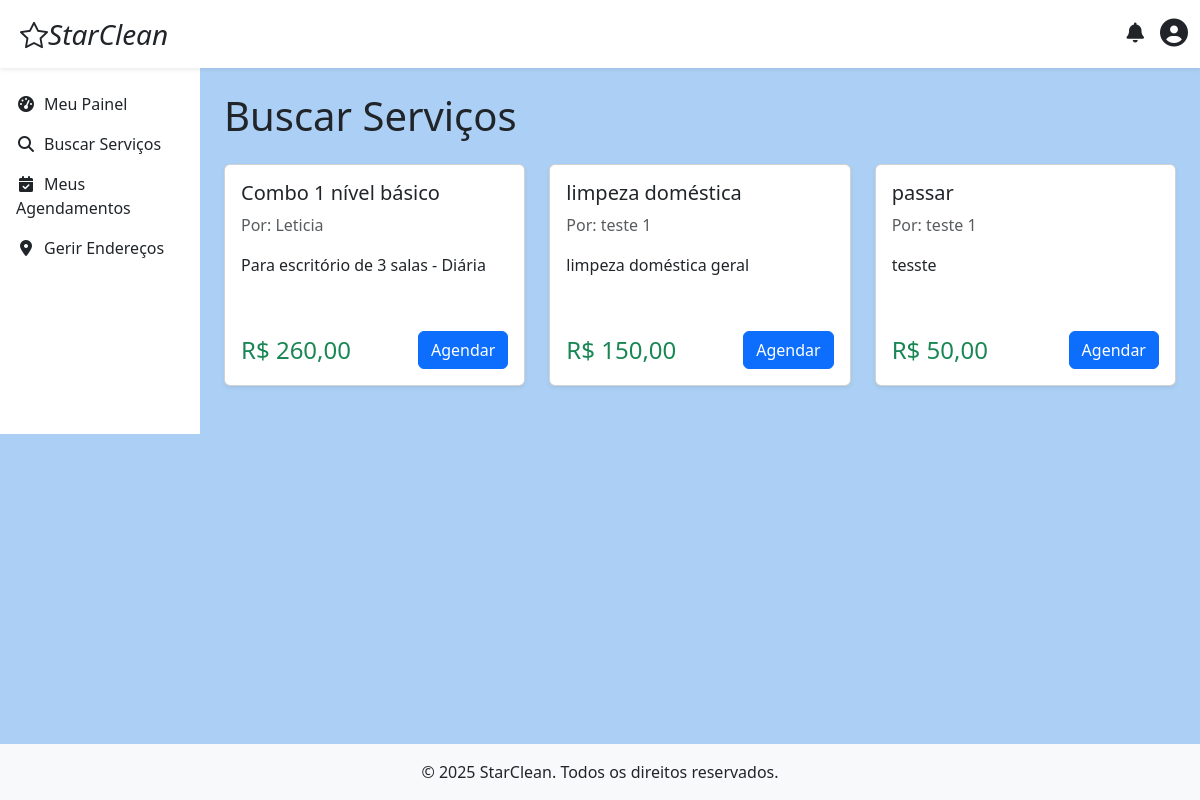
The app's page /cliente/buscar_servicos.php (signed in) with its own data.
### tables this page shows
CREATE TABLE `servico` (
  `id` int(11) NOT NULL,
  `titulo` varchar(100) NOT NULL,
  `descricao` text NOT NULL,
  `preco` double NOT NULL,
  `duracao_estimada` time DEFAULT NULL,
  `prestador_id` int(11) NOT NULL
);

CREATE TABLE `prestador` (
  `id` int(11) NOT NULL,
  `nome_razão_social` varchar(100) NOT NULL,
  `sobrenome_nome_fantasia` varchar(100) NOT NULL,
  `cpf_cnpj` varchar(18) NOT NULL,
  `email` varchar(150) NOT NULL,
  `telefone` varchar(20) NOT NULL,
  `especialidade` varchar(100) NOT NULL,
  `password` varchar(255) NOT NULL,
  `receber_notificacoes_email` tinyint(1) NOT NULL DEFAULT 1,
  `descricao` text NOT NULL,
  `criado_em` timestamp NOT NULL DEFAULT current_timestamp(),
  `atualizado_em` timestamp NOT NULL DEFAULT current_timestamp() ON UPDATE current_timestamp(),
  `Administrador_id` int(11) NOT NULL
);

### cliente/buscar_servicos.php (the view, shortened to what this page needs)
<?php
$servicos = [];
try {
    $pdo = obterConexaoPDO();
    $stmt = $pdo->prepare(
        "SELECT s.id, s.titulo, s.descricao, s.preco, p.nome_razão_social AS nome_prestador
         FROM Servico s
         JOIN Prestador p ON s.prestador_id = p.id
         ORDER BY s.titulo"
    );
    $stmt->execute();
    $servicos = $stmt->fetchAll(PDO::FETCH_ASSOC);
} catch (PDOException $e) {
    die("Erro ao buscar os serviços: " . $e->getMessage());
}
include '../includes/header.php';
include '../includes/navbar_logged_in.php';
?>
        <?php include '../includes/menu.php'; ?>
<main class="d-flex">
    <?php include '../includes/sidebar.php'; ?>
    <div class="container-fluid p-4">
        <h1 class="mb-4">Buscar Serviços</h1>
        <div class="row">
            <?php if (empty($servicos)): ?>
                <div class="col-12">
                    <div class="alert alert-info" role="alert">
                        Nenhum serviço disponível no momento.
                    </div>
                </div>
            <?php else: ?>
                <?php foreach ($servicos as $servico): ?>
                    <div class="col-md-6 col-lg-4 mb-4">
                        <div class="card h-100 shadow-sm">
                            <div class="card-body d-flex flex-column">
                                <h5 class="card-title"><?= htmlspecialchars($servico['titulo']) ?></h5>
                                <p class="card-text text-muted">Por: <?= htmlspecialchars($servico['nome_prestador']) ?></p>
                                <p class="card-text flex-grow-1"><?= htmlspecialchars($servico['descricao']) ?></p>
                                <div class="d-flex justify-content-between align-items-center mt-auto pt-3">
                                    <h4 class="text-success mb-0">R$ <?= number_format($servico['preco'], 2, ',', '.') ?></h4>
                                    <a href="agendar.php?servico_id=<?= htmlspecialchars($servico['id']) ?>" class="btn btn-primary">Agendar</a>
                                </div>
                            </div>
                        </div>
                    </div>
                <?php endforeach; ?>
            <?php endif; ?>
        </div>
    </div>
</main>
<?php include '../includes/footer.php'; ?>

### includes/star_clean.css (style rules this page uses)
.card-body { min-height: 220px; }

### records on screen
servico: titulo "Combo 1 nível básico", prestador.nome_razão_social "Leticia", descricao "Para escritório de 3 salas - Diária", preco "260,00"
servico: titulo "limpeza doméstica", prestador.nome_razão_social "teste 1", descricao "limpeza doméstica geral", preco "150,00"
servico: titulo "passar", prestador.nome_razão_social "teste 1", descricao "tesste", preco "50,00"
